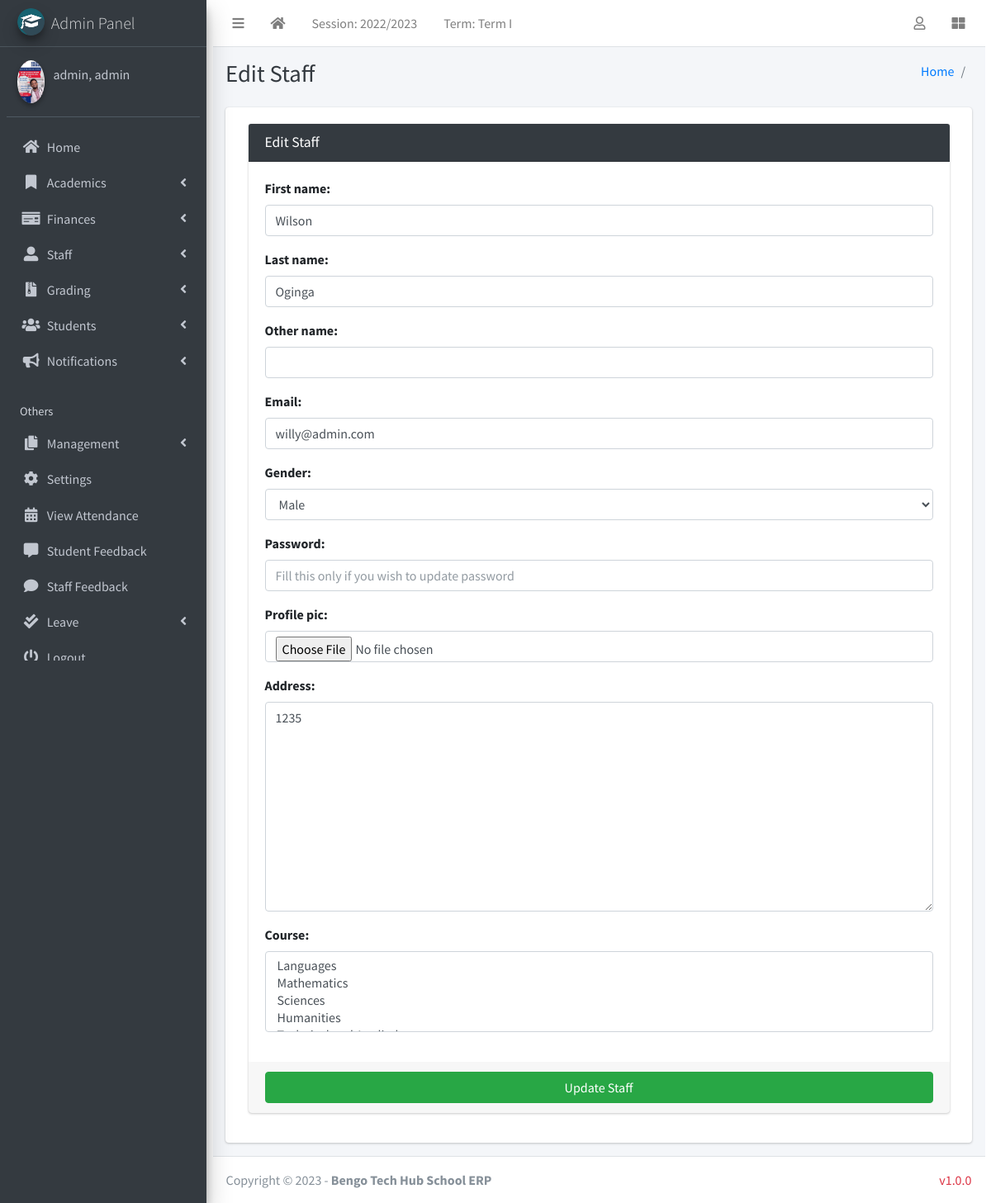
Screenshot of /manage/staff/edit/1 (signed in) with the database file from the repository.
### academics/models.py (models this page shows, shortened)
class AcademicSession(models.Model):
    name = models.CharField(max_length=200, unique=True)
    current = models.BooleanField(default=True)
    class Meta:
        ordering = ["-name"]

class AcademicTerm(models.Model):
    name = models.CharField(max_length=20, unique=True)
    current = models.BooleanField(default=True)
    class Meta:
        ordering = ["name"]

### authman/models.py (models this page shows, shortened)
class CustomUser(AbstractUser):
    USER_TYPE = ((1, "HOD"), (2, "Staff"), (3, "Student"))
    GENDER = [("M", "Male"), ("F", "Female"), ("O", "Other")]
    username = models.CharField(max_length=150, unique=True,blank=True,null=True)
    email = models.EmailField(unique=True)
    user_type = models.CharField(default=1, choices=USER_TYPE, max_length=1)
    gender = models.CharField(max_length=1, choices=GENDER)
    profile_pic = models.ImageField()
    other_name = models.CharField(max_length=200, blank=True)
    address = models.TextField()
    fcm_token = models.TextField(default="")  # For firebase notifications
    created_at = models.DateTimeField(auto_now_add=True)
    updated_at = models.DateTimeField(auto_now=True)
    USERNAME_FIELD = "email"
    REQUIRED_FIELDS = []
    objects = CustomUserManager()
    def __str__(self):
        return self.last_name + ", " + self.first_name

class Staff(models.Model):
    STATUS = [("active", "Active"), ("inactive", "Inactive")]
    current_status = models.CharField(
        max_length=10, choices=STATUS, default="active")
    admin = models.OneToOneField(CustomUser, on_delete=models.CASCADE)
    course = models.ManyToManyField("Course",blank=True, null=True)
    date_of_birth = models.DateField(default=timezone.now)
    date_of_admission = models.DateField(default=timezone.now)
    mobile_num_regex = RegexValidator(
        regex=r"^(?:\+254|0)[17]\d{8}$", message="Entered mobile number isn't in a right format!"
    )
    mobile_number = models.CharField(
        validators=[mobile_num_regex], max_length=13, blank=True
    )
    address = models.TextField(blank=True)
    others = models.TextField(blank=True)

### management/hod_views.py (the view)
# urls.py: path("staff/edit/<int:staff_id>", hod_views.edit_staff, name='edit_staff'),
def edit_staff(request, staff_id):
    staff = get_object_or_404(Staff, id=staff_id)
    form = StaffForm(request.POST or None, instance=staff)
    context = {
        'form': form,
        'staff_id': staff_id,
        'page_title': 'Edit Staff'
    }
    if request.method == 'POST':
        if form.is_valid():
            first_name = form.cleaned_data.get('first_name')
            last_name = form.cleaned_data.get('last_name')
            address = form.cleaned_data.get('address')
            username = form.cleaned_data.get('username')
            email = form.cleaned_data.get('email')
            gender = form.cleaned_data.get('gender')
            password = form.cleaned_data.get('password') or None
            course = form.cleaned_data.get('course')
            passport = request.FILES.get('profile_pic') or None
            try:
                user = CustomUser.objects.get(id=staff.admin.id)
                user.username = username
                user.email = email
                if password != None:
                    user.set_password(password)
                if passport != None:
                    fs = FileSystemStorage()
                    filename = fs.save(passport.name, passport)
                    passport_url = fs.url(filename)
                    user.profile_pic = passport_url
                user.first_name = first_name
                user.last_name = last_name
                user.gender = gender
                user.address = address
                staff.course = course
                user.save()
                staff.save()
                messages.success(request, "Successfully Updated")
                return redirect(reverse('edit_staff', args=[staff_id]))
            except Exception as e:
                messages.error(request, "Could Not Update " + str(e))
        else:
            messages.error(request, "Please fil form properly")
    else:
        user = CustomUser.objects.get(id=staff_id)
        staff = Staff.objects.get(id=user.id)
        return render(request, "hod_template/edit_staff_template.html", context)

### templates/hod_template/edit_staff_template.html
{% extends 'management/base.html' %}
{% load static %}
{% block page_title %}{{page_title}}{% endblock page_title %}
{% block content %}
<section class="content">
    <div class="container-fluid">
        <div class="row">
            <div class="col-md-12">
                <div class="card card-dark">
                    <div class="card-header">
                        <h3 class="card-title">{{page_title}}</h3>
                    </div>
                    {% include "management/form_template.html" with messages=messages  form=form button_text="Update Staff"%}
                </div>
            </div>
        </div>
    </div>
</section>
{% endblock content %}

### templates/management/base.html (shortened to what this page needs)
{% load static %}
<!DOCTYPE html>
<html>
  <head>
   <link rel="stylesheet" href="{% static 'mystyles/style.css' %}">
  <link rel="stylesheet" href="{% static 'plugins/fontawesome-free/css/all.min.css' %}">
  <link rel="stylesheet" href="{% static 'plugins/toastr/toastr.min.css' %}">
  <link rel="stylesheet"
    href="{% static 'plugins/overlayScrollbars/css/OverlayScrollbars.min.css' %}">
  <link rel="stylesheet" href="{% static 'plugins/Datatables/datatables.min.css' %}" />
  <link rel="stylesheet" href="{% static 'dist/css/adminlte.min.css' %}">
    <link rel="stylesheet" href="https://maxcdn.bootstrapcdn.com/bootstrap/4.5.2/css/bootstrap.min.css">
    <link
      rel="stylesheet"
      href="{% static 'plugins/fontawesome-free/css/all.min.css'%} "
    />
    <link
      rel="stylesheet"
      href="https://code.ionicframework.com/ionicons/2.0.1/css/ionicons.min.css"
    />
    <link
      rel="stylesheet"
      href="{% static 'plugins/tempusdominus-bootstrap-4/css/tempusdominus-bootstrap-4.min.css'%} "
    />
    <link
      rel="stylesheet"
      href="{% static 'plugins/icheck-bootstrap/icheck-bootstrap.min.css'%} "
    />
    <link rel="stylesheet" href="{% static 'dist/css/adminlte.min.css'%} " />
    <link
      rel="stylesheet"
      href="{% static 'plugins/overlayScrollbars/css/OverlayScrollbars.min.css'%} "
    />
    <link
      rel="stylesheet"
      href="{% static 'plugins/daterangepicker/daterangepicker.css'%} "
    />
  </head>
  <body class="hold-transition sidebar-mini layout-fixed">
    <div class="wrapper container-fluid">
    <nav class="main-header navbar navbar-expand navbar-white navbar-light">
      <ul class="navbar-nav">
        <li class="nav-item">
          <a class="nav-link" data-widget="pushmenu" href="#" role="button"><i
              class="fas fa-bars"></i></a>
        </li>
        <li class="nav-item d-none d-sm-inline-block">
          <a href="/" class="nav-link"><i class="fa fa-home"></i></a>
        </li>
        <li class="nav-item d-none d-sm-inline-block">
          <a href="{% url 'current-session' %}" class="nav-link">Session: {{ current_session }}</a>
        </li>
        <li class="nav-item d-none d-sm-inline-block">
          <a href="{% url 'current-session' %}" class="nav-link">Term: {{ current_term }}</a>
        </li>
      </ul>
      <ul class="navbar-nav ml-auto">
        <li class="nav-item dropdown">
          <a class="nav-link" data-toggle="dropdown" href="#">
            <i class="far fa-user"></i>
          </a>
        </li>
        <li class="nav-item">
          <a class="nav-link" data-widget="control-sidebar" data-slide="true"
            href="#" role="button"><i class="fas fa-th-large"></i></a>
        </li>
      </ul>
    </nav>
      {% include "management/sidebar_template.html" with user=user %}
      <div class="content-wrapper">
        <div class="content-header">
          <div class="container-fluid">
            <div class="row mb-2">
              <div class="col-sm-6">
                <h1 class="m-0 text-dark">
                  {% block page_title %}{% endblock page_title %}
                </h1>
              </div>
              <div class="col-sm-6">
              <ol class="breadcrumb float-sm-right">
                <li class="breadcrumb-item"><a href="/">Home</a></li>
                <li class="breadcrumb-item">{% block breadcrumb %}{% endblock breadcrumb %}</li>
              </ol>
            </div>
            </div>
          </div>
        </div>
      <section class="content">
        <div class="container-fluid">
          <div class="row">
            <div class="col-md-12">
              {% block fullcard %}
              <div class="card">
                <div class="card-body">
                  <div class="row">
                    <div class="col">
                      {% block content %}
                      {% endblock content %}
                    </div>
                  </div>
                </div>
              </div>
              {% endblock fullcard %}
            </div>
          </div>
        </div>
      </section>
      </div>
      {% include "management/footer.html" %}
    </div>
  </body>
</html>

### templates/management/sidebar_template.html (shortened to what this page needs)
{% load static %}
<aside class="main-sidebar sidebar-dark-info elevation-4">
    {% if request.user.user_type == '1' %}
    <a href="{% url 'admin_home' %}" class="brand-link">
        <img src="{% static 'dist/img/cmsl.png' %} " alt="AdminLTE Logo"
            class="brand-image img-circle elevation-3" >
        <span class="brand-text font-weight-light">Admin Panel</span>
    </a>
    <div class="sidebar">
        <div class="user-panel mt-3 pb-3 mb-3 d-flex">
            <div class="image">
                <img src="{{ request.user.profile_pic}}" class="img-circle elevation-2" alt="User Image">
            </div>
            <div class="info">
                <a href="#" class="d-block">{{user}}</a>
            </div>
        </div>
        <nav class="mt-2">
            <ul class="nav nav-pills nav-sidebar flex-column" data-widget="treeview" role="menu" data-accordion="false">
                <li class="nav-item">
                    {% url 'admin_home' as admin_home %}
                    <a href="{{admin_home}}" class="nav-link {% if admin_home == request.path %} active {% endif %}">
                        <i class="nav-icon fas fa-home"></i>
                        <p>
                            Home
                        </p>
                    </a>
                </li>
                <li class="nav-item has-treeview">
                    <a href="#" class="nav-link">
                        <i class="nav-icon fas fa-bookmark"></i>
                        <p>
                            Academics
                            <i class="fas fa-angle-left right"></i>
                        </p>
                    </a>
                </li>
                <li class="nav-item has-treeview">
                    <a href="#" class="nav-link">
                        <i class="nav-icon fas fa-money-check"></i>
                        <p>
                            Finances
                            <i class="fas fa-angle-left right"></i>
                        </p>
                    </a>
                </li>
                <li class="nav-item has-treeview">
                    <a href="#" class="nav-link">
                        <i class="nav-icon fas fa-user-alt"></i>
                        <p>
                            Staff
                            <i class="fas fa-angle-left right"></i>
                        </p>
                    </a>
                </li>
                 <li class="nav-item has-treeview">
              <a href="#" class="nav-link">
                <i class="nav-icon fas fa-file-archive"></i>
                <p>
                  Grading
                  <i class="fas fa-angle-left right"></i>
                </p>
              </a>
            </li>
                <li class="nav-item has-treeview">
                    <a href="#" class="nav-link">
                        <i class="nav-icon fas fa-users"></i>
                        <p>
                            Students
                            <i class="fas fa-angle-left right"></i>
                        </p>
                    </a>
                </li>
                 <li class="nav-item has-treeview">
                    <a href="#" class="nav-link">
                        <i class="nav-icon fas fa-bullhorn"></i>
                        <p>
                            Notifications
                            <i class="fas fa-angle-left right"></i>
                        </p>
                    </a>
                </li>
                <li class="nav-header">Others</li>
            <li class="nav-item has-treeview">
              <a href="#" class="nav-link">
                <i class="nav-icon fas fa-copy"></i>
                <p>
                  Management
                  <i class="fas fa-angle-left right"></i>
                </p>
              </a>
            </li>
            <li class="nav-item">
              <a href="{% url 'configs' %}" class="nav-link">
                <i class="nav-icon fas fa-cog"></i>
                <p>
                  Settings
                </p>
              </a>
              </li>
                <li class="nav-item">
                    {% url 'admin_view_attendance' as admin_view_attendance %}
                <li class="nav-item">
                    <a href="{{admin_view_attendance}}"
                        class="nav-link  {% if admin_view_attendance == request.path %} active {% endif %}">
                        <i class="nav-icon fas fa-calendar-alt"></i>
                        <p>
                            View Attendance
                        </p>
                    </a>
                </li>
                <li class="nav-item">
                    {% url 'student_feedback_message' as student_feedback_message %}
                    <a href="{{ student_feedback_message }}"
                        class="nav-link  {% if student_feedback_message == request.path %} active {% endif %}">
                        <i class="nav-icon fas fa-comment-alt"></i>
                        <p>
                            Student Feedback
                        </p>
                    </a>
                </li>
                <li class="nav-item">
                    {% url 'staff_feedback_message' as staff_feedback_message %}
                    <a href="{{staff_feedback_message}}"
                        class="nav-link   {% if staff_feedback_message == request.path %} active {% endif %}">
                        <i class="nav-icon fas fa-comment"></i>
                        <p>
                            Staff Feedback
                        </p>
                    </a>
                </li>
                 <li class="nav-item has-treeview">
                    <a href="#" class="nav-link">
                        <i class="nav-icon fas fa-check-double"></i>
                        <p>
                            Leave
                            <i class="fas fa-angle-left right"></i>
                        </p>
                    </a>
                </li>
                                        {% endif %}
                                        <li class="nav-item">
                                            <a href="{% url 'user_logout' %}"
                                                onclick="return confirm('Your session would be terminated.\n\nProceed?')"
                                                class="nav-link">
                                                <i class="nav-icon fas fa-power-off"></i>
                                                <p>
                                                    Logout
                                                </p>
                                            </a>
                                        </li>
                                    </ul>
                                </nav>
                            </div>
</aside>

### templates/management/form_template.html (shortened to what this page needs)
<form role="form" method="POST" enctype="multipart/form-data">
    <div class="card-body">
        {% for field in form  %}
        <div class="form-group">
            {{field.label_tag}}
            {{field}}
        </div>
        {% endfor %}
    </div>
    <div class="card-footer">
        <button type="submit" class="btn btn-success btn-block">
            {% if button_text %}
            {{button_text}}
            {% else %}
            Submit
            {% endif %}
        </button>
    </div>
</form>

### rows the page displays
AcademicSession: name "2022/2023"
AcademicTerm: name "Term I"
CustomUser: user.profile_pic (picture), last_name+first_name "admin, admin"
Staff: form "1235"

### other values shown
{{ page_title }} "Edit Staff"
{{ field.label_tag }} "First name:" "Last name:" "Other name:" "Email:" "Gender:" "Password:" "Profile pic:" "Address:" "Course:"
{{ button_text }} "Update Staff"
{{ shool_name | default:"Bengo Tech Hub School ERP" }} "Bengo Tech Hub School ERP"
{{ version| default:"v1.0.0" }} "v1.0.0"
